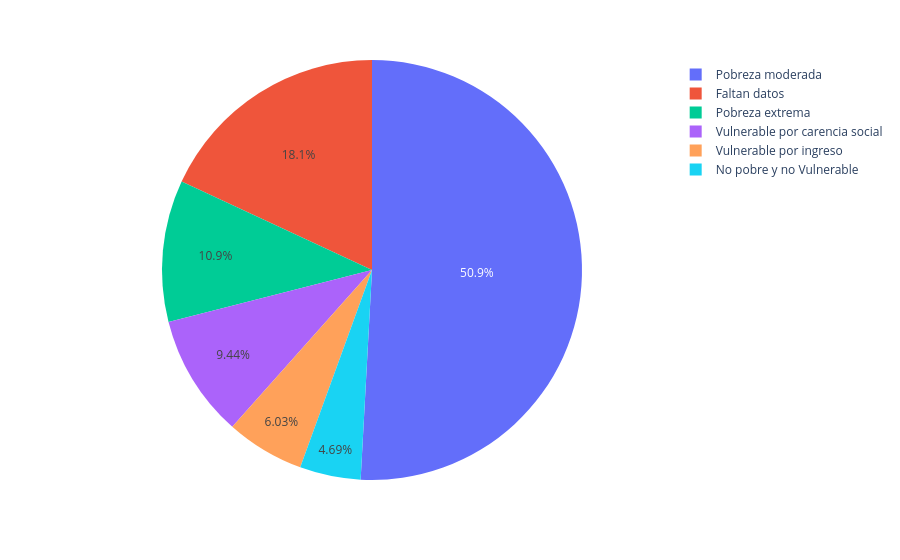

The notebook cell saved with this chart:
### Code cell
import plotly.express as px

px.pie(pobreza_vivienda_df, names=pobreza_vivienda_df.index, values=pobreza_vivienda_df["Habitantes"])

### Figure 1 — Plotly figure (JSON) as saved in the notebook; plotly's stock layout.template omitted (floating-point values rounded to 4 significant figures)
{"data": [{"domain": {"x": [0, 1], "y": [0, 1]}, "hovertemplate": "Pobreza=%{label}<br>Habitantes=%{value}<extra></extra>", "labels": ["Faltan datos", "No pobre y no Vulnerable ", "Pobreza extrema", "Pobreza moderada", "Vulnerable por carencia social", "Vulnerable por ingreso"], "legendgroup": "", "name": "", "showlegend": true, "type": "pie", "values": [23459, 6087, 14161, 66031, 12254, 7833]}], "layout": {"legend": {"tracegroupgap": 0}, "margin": {"t": 60}}}
